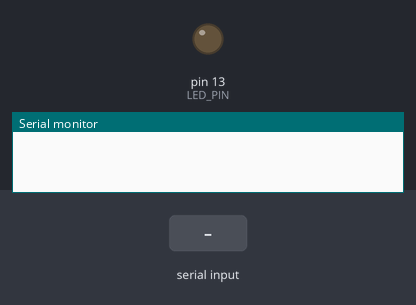
Recording of a sketch running on a simulated Arduino Uno, built with avr-gcc and run on an emulated ATmega328P. On the bench: output pins drawn as LEDs (lit = HIGH), the last lines printed to the serial monitor. The test bench sets the inputs (shaded band).

Above: at 1.2 s.
1.3 s: "H" received over Serial
At 1.8 s:
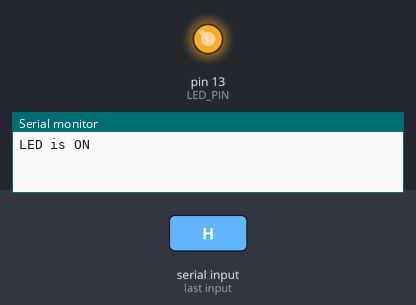
2.8 s: "L" received over Serial
At 4.2 s:
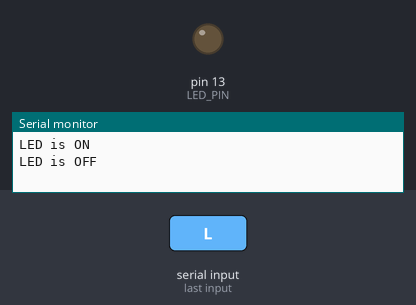
Timing chart, 0 to 5.8 s (numbered marks = the images above; inputs shaded):
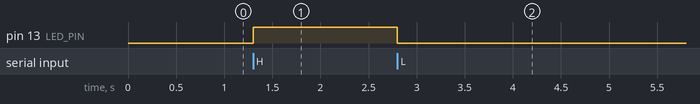

The sketch:

led_control.ino
```cpp
// This code runs on the Arduino board.
// It waits for a character ('H' or 'L') from the serial port
// and turns the built-in LED on or off accordingly.


const int LED_PIN = LED_BUILTIN; // Use the built-in LED on the board

void setup() {
  // Start serial communication at 9600 bits per second (baud rate)
  Serial.begin(9600);

  // Set the LED pin to be an output
  pinMode(LED_PIN, OUTPUT);
}

void loop() {
  // Check if there is any data from the computer waiting to be read
  if (Serial.available() > 0) {
    // Read the incoming character
    char command = Serial.read();

    if (command == 'H') {
      digitalWrite(LED_PIN, HIGH); // Turn the LED on
      Serial.println("LED is ON"); // Send a confirmation message back
    }
    else if (command == 'L') {
      digitalWrite(LED_PIN, LOW);  // Turn the LED off
      Serial.println("LED is OFF"); // Send a confirmation message back
    }
  }
}
```

Measured:
- after the input at 1.3 s, pin 13 (LED_PIN): LOW → HIGH at once
- after the input at 2.8 s, pin 13 (LED_PIN): HIGH → LOW at once
